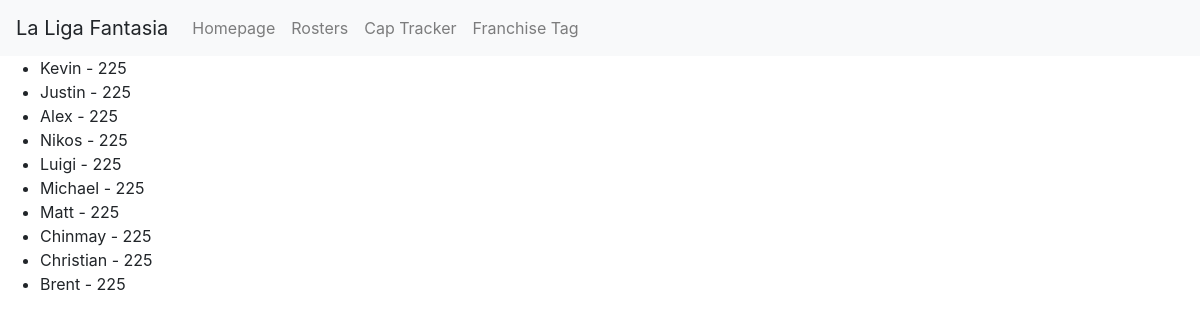
Page /captracker/ on the earlier database version.
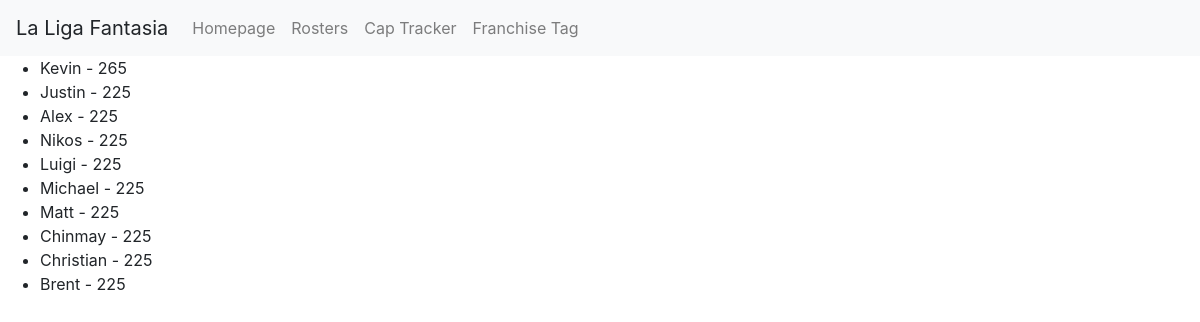
Same page on the later database version.
### liga/models.py (models this page shows, shortened)
class Owner(models.Model):
    name = models.CharField(max_length=20)
    cap = models.IntegerField()

### captracker/views.py (the view)
# urls.py: path('', views.captracker, name='captracker'),
def captracker(request):
    owner_list = Owner.objects.all()
    template = loader.get_template('captracker/captracker.html')
    context = {
        'owner_list': owner_list,
    }
    return HttpResponse(template.render(context, request))

### captracker/templates/captracker/captracker.html (shortened to what this page needs)
<!DOCTYPE html>
<html lang="en">
<head>
</head>
<body>
{% include "liga/navbar.html" %}
{% if owner_list %}
    <ul>
    {% for owner in owner_list %}
        <li>{{owner.name}} - {{owner.cap}} </li>
    {% endfor %}
    </ul>
{% else %}
    <p>No Owners are available.</p>
{% endif %}
</body>
</html>
</html>

Differences in the rows shown:
changed Owner "Kevin": cap "225" → "265"
